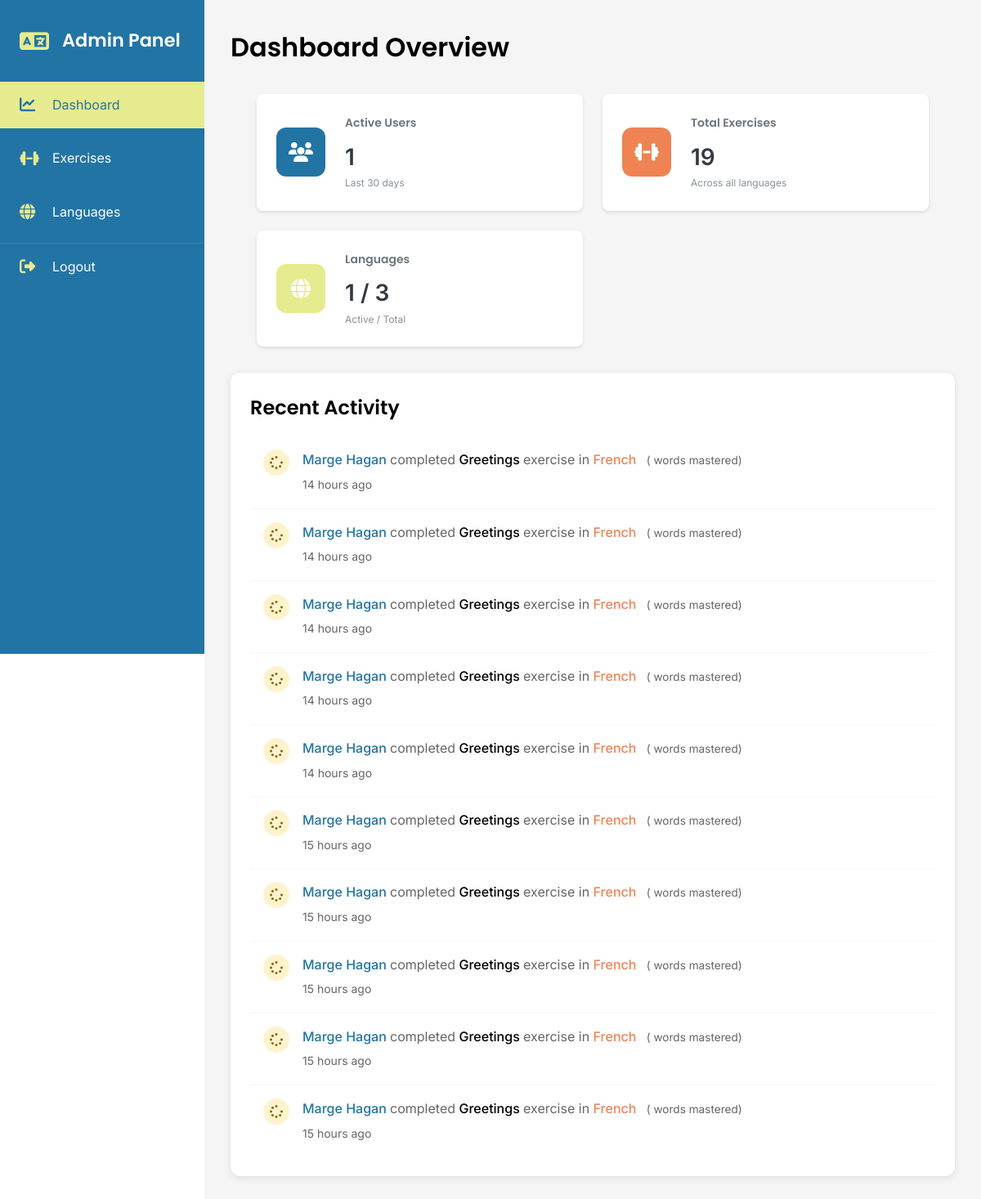
The page /view/admin/dashboard.php (signed in) on the database as committed earlier.
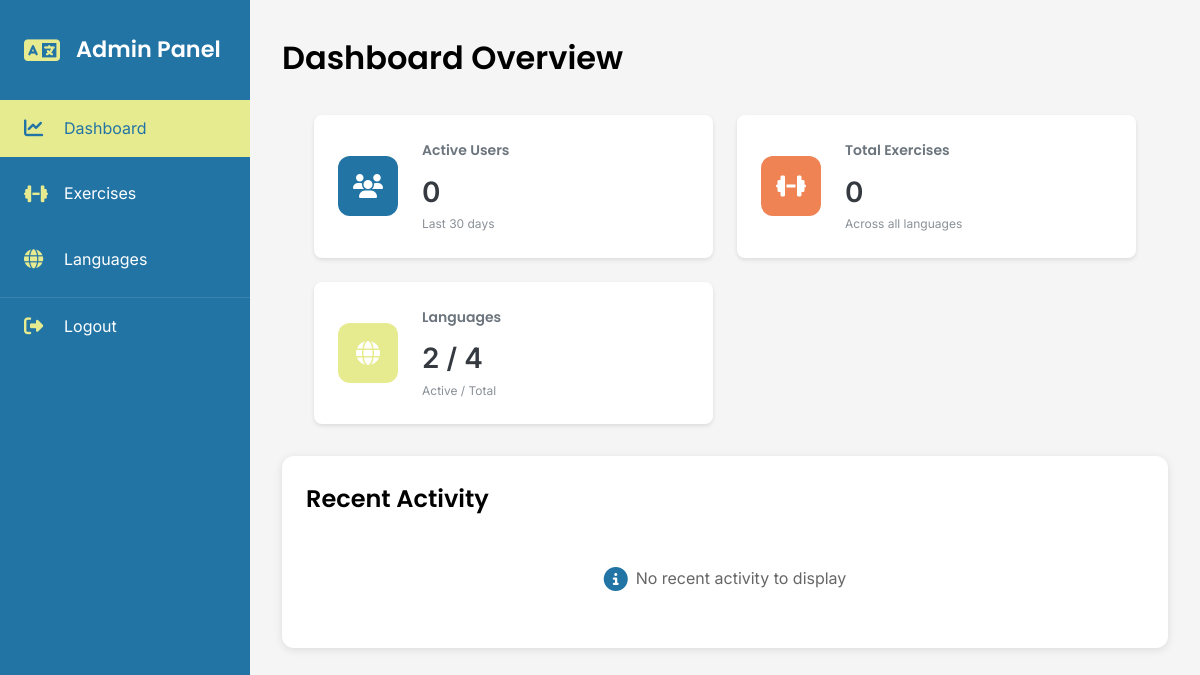
The same page on the database as committed later.
### tables this page shows
CREATE TABLE `exercise_sessions` (
  `sessionId` int(11) NOT NULL,
  `userId` int(11) DEFAULT NULL,
  `exerciseSetId` int(11) DEFAULT NULL,
  `startTime` timestamp NOT NULL DEFAULT current_timestamp(),
  `endTime` timestamp NULL DEFAULT NULL,
  `totalWords` int(11) DEFAULT NULL,
  `correctWords` int(11) DEFAULT NULL
);

CREATE TABLE `users` (
  `id` int(11) NOT NULL,
  `firstName` varchar(50) NOT NULL,
  `lastName` varchar(50) NOT NULL,
  `email` varchar(80) NOT NULL,
  `password` varchar(255) NOT NULL,
  `role` enum('admin','teacher','student') NOT NULL DEFAULT 'student',
  `joinDate` timestamp NOT NULL DEFAULT current_timestamp(),
  `is_admin` tinyint(1) DEFAULT 0
);

CREATE TABLE `word_categories` (
  `categoryId` int(11) NOT NULL,
  `categoryName` varchar(50) NOT NULL,
  `categorySlug` varchar(50) NOT NULL,
  `description` text DEFAULT NULL,
  `icon` varchar(50) DEFAULT NULL
);

CREATE TABLE `languages` (
  `languageId` int(11) NOT NULL,
  `languageName` varchar(50) NOT NULL,
  `level` enum('Beginner','Intermediate','Advanced') NOT NULL,
  `description` text DEFAULT NULL,
  `active` tinyint(1) DEFAULT 1,
  `languageCode` varchar(2) NOT NULL DEFAULT 'en'
);

### view/admin/dashboard.php (the view, shortened to what this page needs)
<?php
require_once '../../config/db_connect.php';
$stats = [
    'total_users' => $pdo->query("
        SELECT COUNT(DISTINCT u.id)
        FROM users u
        JOIN exercise_sessions es ON u.id = es.userId
        WHERE es.startTime >= DATE_SUB(NOW(), INTERVAL 30 DAY)
    ")->fetchColumn(),
    'total_exercises' => $pdo->query("
        SELECT COUNT(*)
        FROM exercise_sets
    ")->fetchColumn(),
    'total_languages' => $pdo->query("
        SELECT
            (SELECT COUNT(*) FROM languages WHERE active = 1) as active,
            (SELECT COUNT(*) FROM languages) as total
    ")->fetch(PDO::FETCH_ASSOC)
];
$recentActivity = $pdo->query("
    SELECT
        u.firstName,
        u.lastName,
        es.sessionId,
        es.startTime,
        es.totalWords,
        es.correctWords,
        l.languageName,
        wc.categoryName
    FROM exercise_sessions es
    JOIN users u ON es.userId = u.id
    JOIN exercise_sets e ON es.exerciseSetId = e.exerciseId
    JOIN words w ON e.wordId = w.wordId
    JOIN languages l ON w.languageId = l.languageId
    JOIN word_categories wc ON w.categoryId = wc.categoryId
    ORDER BY es.startTime DESC
    LIMIT 10
")->fetchAll(PDO::FETCH_ASSOC);
?>
<!DOCTYPE html>
<html lang="en">
<head>
    <link rel="stylesheet" href="https://cdnjs.cloudflare.com/ajax/libs/font-awesome/6.5.1/css/all.min.css">
    <link rel="stylesheet" href="../../assets/css/styles.css">
    <link rel="stylesheet" href="../../assets/css/admin/dashboard.css">
    <?php include 'includes/sidebar.php'; ?>
</head>
<body>
    <div class="admin-container">
        <main class="main-content">
            <header class="content-header">
                <h1>Dashboard Overview</h1>
            </header>
            <div class="stats-grid">
                <div class="stat-card">
                    <div class="stat-icon users">
                        <i class="fas fa-users"></i>
                    </div>
                    <div class="stat-info">
                        <h3>Active Users</h3>
                        <p class="stat-value"><?php echo $stats['total_users']; ?></p>
                        <p class="stat-label">Last 30 days</p>
                    </div>
                </div>
                <div class="stat-card">
                    <div class="stat-icon exercises">
                        <i class="fas fa-dumbbell"></i>
                    </div>
                    <div class="stat-info">
                        <h3>Total Exercises</h3>
                        <p class="stat-value"><?php echo $stats['total_exercises']; ?></p>
                        <p class="stat-label">Across all languages</p>
                    </div>
                </div>
                <div class="stat-card">
                    <div class="stat-icon languages">
                        <i class="fas fa-globe"></i>
                    </div>
                    <div class="stat-info">
                        <h3>Languages</h3>
                        <p class="stat-value"><?php echo $stats['total_languages']['active']; ?> / <?php echo $stats['total_languages']['total']; ?></p>
                        <p class="stat-label">Active / Total</p>
                    </div>
                </div>
            </div>
            <section class="recent-activity">
                <h2>Recent Activity</h2>
                <div class="activity-list">
                    <?php if (empty($recentActivity)): ?>
                        <div class="no-activity">
                            <i class="fas fa-info-circle"></i>
                            <p>No recent activity to display</p>
                        </div>
                    <?php else: ?>
                        <?php foreach ($recentActivity as $activity): ?>
                            <div class="activity-item">
                                <div class="activity-status <?php echo ($activity['correctWords'] / $activity['totalWords'] >= 0.7) ? 'success' : 'progress'; ?>">
                                    <i class="fas fa-<?php echo ($activity['correctWords'] / $activity['totalWords'] >= 0.7) ? 'star' : 'spinner'; ?>"></i>
                                </div>
                                <div class="activity-details">
                                    <p class="activity-text">
                                        <span class="user-name">
                                            <?php echo htmlspecialchars($activity['firstName'] . ' ' . $activity['lastName']); ?>
                                        </span>
                                        completed
                                        <span class="exercise-name">
                                            <?php echo htmlspecialchars($activity['categoryName']); ?>
                                        </span>
                                        exercise in
                                        <span class="language-name">
                                            <?php echo htmlspecialchars($activity['languageName']); ?>
                                        </span>
                                        <span class="score">
                                            (<?php echo $activity['mastered_words']; ?> words mastered)
                                        </span>
                                    </p>
                                    <span class="activity-time">
                                        <?php
                                        $attemptDate = new DateTime($activity['startTime']);
                                        $now = new DateTime();
                                        $interval = $now->diff($attemptDate);
                                        if ($interval->days == 0) {
                                            if ($interval->h == 0) {
                                                echo $interval->i . ' minutes ago';
                                            } else {
                                                echo $interval->h . ' hours ago';
                                            }
                                        } else if ($interval->days == 1) {
                                            echo 'Yesterday';
                                        } else {
                                            echo $attemptDate->format('M j, Y g:i A');
                                        }
                                        ?>
                                    </span>
                                </div>
                            </div>
                        <?php endforeach; ?>
                    <?php endif; ?>
                </div>
            </section>
        </main>
    </div>
</body>
</html>

### view/admin/includes/sidebar.php (shortened to what this page needs)
<aside class="sidebar">
    <div class="sidebar-header">
        <i class="fas fa-language"></i>
        <h2>Admin Panel</h2>
    </div>
    <nav class="sidebar-nav">
        <a href="dashboard.php" <?php echo basename($_SERVER['PHP_SELF']) == 'dashboard.php' ? 'class="active"' : ''; ?>>
            <i class="fas fa-chart-line"></i>
            <span>Dashboard</span>
        </a>
        <a href="exercises.php" <?php echo basename($_SERVER['PHP_SELF']) == 'exercises.php' ? 'class="active"' : ''; ?>>
            <i class="fas fa-dumbbell"></i>
            <span>Exercises</span>
        </a>
        <a href="languages.php" <?php echo basename($_SERVER['PHP_SELF']) == 'languages.php' ? 'class="active"' : ''; ?>>
            <i class="fas fa-globe"></i>
            <span>Languages</span>
        </a>
        <a href="#" onclick="confirmLogout(); return false;" class="logout">
            <i class="fas fa-sign-out-alt"></i>
            <span>Logout</span>
        </a>
    </nav>
</aside>

### assets/css/styles.css (style rules this page uses)
:root { --ucla-blue: #2274A5; --mindaro: #E7EB90; --coral: #EF8354; --white: #FFFFFF; --black: #000000; --gray-light: #F5F5F5; --gray: #666666; --font-heading: 'Poppins', sans-serif; --font-body: 'Inter', sans-serif; }
* { margin: 0; padding: 0; box-sizing: border-box; }
body { font-family: var(--font-body); line-height: 1.6; color: var(--black); }
h1, h2, h3, h4, h5, h6 { font-family: var(--font-heading); font-weight: 600; }

### assets/css/admin/dashboard.css (style rules this page uses)
:root { --primary: #4A90E2; --secondary: #6C757D; --success: #2ECC71; --warning: #F1C40F; --danger: #E74C3C; --light: #F8F9FA; --dark: #343A40; --white: #FFFFFF; --border: #E9ECEF; --shadow: 0 2px 4px rgba(0,0,0,0.1); }
.admin-container { display: flex; min-height: 100vh; }
.sidebar { width: 250px; height: 100vh; background-color: var(--ucla-blue); position: fixed; left: 0; top: 0; padding: 2rem 0; color: var(--white); }
.sidebar-header { display: flex; align-items: center; gap: 1rem; padding: 0 1.5rem; margin-bottom: 2rem; }
.sidebar-header i { font-size: 1.8rem; color: var(--mindaro); }
.sidebar-header h2 { font-family: var(--font-heading); font-size: 1.4rem; color: var(--white); }
.sidebar-nav { display: flex; flex-direction: column; gap: 0.5rem; }
.sidebar-nav a { display: flex; align-items: center; gap: 1rem; padding: 1rem 1.5rem; color: var(--white); text-decoration: none; transition: all 0.3s ease; }
.sidebar-nav a.active { background-color: var(--mindaro); color: var(--ucla-blue); }
.sidebar-nav a.active i { color: var(--ucla-blue); }
.sidebar-nav i { font-size: 1.2rem; width: 24px; color: var(--mindaro); }
.sidebar-nav .logout { margin-top: auto; color: var(--white); background-color: transparent; border-top: 1px solid rgba(255, 255, 255, 0.1); padding-top: 1rem; transition: all 0.3s ease; }
.main-content { flex: 1; margin-left: 250px; padding: 2rem; background-color: var(--gray-light); min-height: 100vh; }
.content-header { display: flex; justify-content: space-between; align-items: center; margin-bottom: 2rem; }
.stats-grid { display: grid; grid-template-columns: repeat(auto-fit, minmax(300px, 1fr)); gap: 1.5rem; margin: 2rem; }
.stat-card { background: var(--white); padding: 1.5rem; border-radius: 8px; box-shadow: 0 2px 4px rgba(0,0,0,0.1); display: flex; align-items: center; gap: 1.5rem; }
.stat-icon { width: 60px; height: 60px; border-radius: 12px; display: flex; align-items: center; justify-content: center; font-size: 1.5rem; color: var(--white); }
.stat-icon.users { background: var(--ucla-blue); }
.stat-icon.exercises { background: var(--coral); }
.stat-icon.languages { background: var(--mindaro); }
.stat-info h3 { color: var(--secondary); font-size: 0.875rem; margin-bottom: 0.5rem; }
.stat-value { font-size: 1.75rem; font-weight: 600; color: var(--dark); margin: 0; }
.stat-label { color: var(--secondary); font-size: 0.875rem; margin: 0; }
.recent-activity { background: var(--white); border-radius: 12px; padding: 1.5rem; box-shadow: 0 2px 8px rgba(0,0,0,0.1); margin-top: 2rem; }
.activity-list { margin-top: 1rem; }
.no-activity { display: flex; align-items: center; justify-content: center; gap: 0.5rem; padding: 2rem; color: var(--gray); text-align: center; }
.no-activity i { font-size: 1.5rem; color: var(--ucla-blue); }
.stat-card .stat-value { display: flex; align-items: baseline; gap: 0.5rem; }
.stat-card .stat-label { font-size: 0.75rem; opacity: 0.8; }
.activity-item { display: flex; align-items: flex-start; padding: 1rem; border-bottom: 1px solid var(--gray-light); transition: background-color 0.3s ease; }
.activity-item:last-child { border-bottom: none; }
.activity-status { width: 32px; height: 32px; border-radius: 50%; display: flex; align-items: center; justify-content: center; margin-right: 1rem; }
.activity-status.progress { background-color: #fff3cd; color: #856404; }
.activity-details { flex: 1; }
.activity-text { margin-bottom: 0.25rem; color: var(--gray); }
.user-name { color: var(--ucla-blue); font-weight: 500; }
.exercise-name { color: var(--black); font-weight: 500; }
.language-name { color: var(--coral); font-weight: 500; }
.activity-time { font-size: 0.875rem; color: var(--gray); }
.score { font-size: 0.85em; color: var(--gray); margin-left: 0.5rem; }

Rows that differ between the two databases and show on the page:
removed exercise_sessions: totalWords 5 (drawn), userId.lastName "Marge Hagan", word_categories.categoryName "Greetings", languages.languageName "French", startTime "14"
removed exercise_sessions: totalWords 5 (drawn), userId.lastName "Marge Hagan", word_categories.categoryName "Greetings", languages.languageName "French", startTime "14"
removed exercise_sessions: totalWords 5 (drawn), userId.lastName "Marge Hagan", word_categories.categoryName "Greetings", languages.languageName "French", startTime "14"
removed exercise_sessions: totalWords 5 (drawn), userId.lastName "Marge Hagan", word_categories.categoryName "Greetings", languages.languageName "French", startTime "14"
removed exercise_sessions: totalWords 5 (drawn), userId.lastName "Marge Hagan", word_categories.categoryName "Greetings", languages.languageName "French", startTime "14"
removed exercise_sessions: totalWords 5 (drawn), userId.lastName "Marge Hagan", word_categories.categoryName "Greetings", languages.languageName "French", startTime "15"
removed exercise_sessions: totalWords 5 (drawn), userId.lastName "Marge Hagan", word_categories.categoryName "Greetings", languages.languageName "French", startTime "15"
removed exercise_sessions: totalWords 5 (drawn), userId.lastName "Marge Hagan", word_categories.categoryName "Greetings", languages.languageName "French", startTime "15"
removed exercise_sessions: totalWords 5 (drawn), userId.lastName "Marge Hagan", word_categories.categoryName "Greetings", languages.languageName "French", startTime "15"
removed exercise_sessions: totalWords 5 (drawn), userId.lastName "Marge Hagan", word_categories.categoryName "Greetings", languages.languageName "French", startTime "15"
Other text that changed with them:
$stats['total_users']: "1" → "0"
$stats['total_exercises']: "19" → "0"
$stats['total_languages']['active']: "1" → "2"
$stats['total_languages']['total']: "3" → "4"
text now shown: "No recent activity to display"
